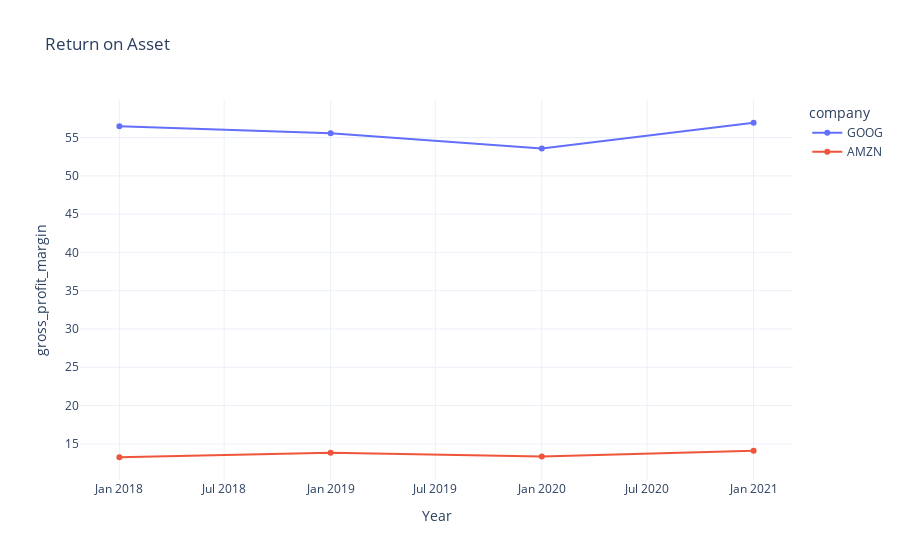

Notebook cell for this chart:
### Code cell
make_plot('gross_profit_margin', df_comb, 'Return on Asset')

### Figure 1 — Plotly figure (JSON) as saved in the notebook; plotly's stock layout.template omitted (floating-point values rounded to 4 significant figures)
{"data": [{"hovertemplate": "company=GOOG<br>Year=%{x}<br>gross_profit_margin=%{y}<extra></extra>", "legendgroup": "GOOG", "line": {"color": "#636efa", "dash": "solid"}, "marker": {"symbol": "circle"}, "mode": "lines+markers", "name": "GOOG", "orientation": "v", "showlegend": true, "type": "scatter", "x": ["2018-01-01T00:00:00", "2019-01-01T00:00:00", "2020-01-01T00:00:00", "2021-01-01T00:00:00"], "xaxis": "x", "y": [56.48, 55.58, 53.58, 56.94], "yaxis": "y"}, {"hovertemplate": "company=AMZN<br>Year=%{x}<br>gross_profit_margin=%{y}<extra></extra>", "legendgroup": "AMZN", "line": {"color": "#EF553B", "dash": "solid"}, "marker": {"symbol": "circle"}, "mode": "lines+markers", "name": "AMZN", "orientation": "v", "showlegend": true, "type": "scatter", "x": ["2018-01-01T00:00:00", "2019-01-01T00:00:00", "2020-01-01T00:00:00", "2021-01-01T00:00:00"], "xaxis": "x", "y": [13.25, 13.84, 13.34, 14.11], "yaxis": "y"}], "layout": {"legend": {"title": {"text": "company"}, "tracegroupgap": 0}, "title": {"text": "Return on Asset"}, "xaxis": {"anchor": "y", "domain": [0, 1], "title": {"text": "Year"}}, "yaxis": {"anchor": "x", "domain": [0, 1], "title": {"text": "gross_profit_margin"}}}}
